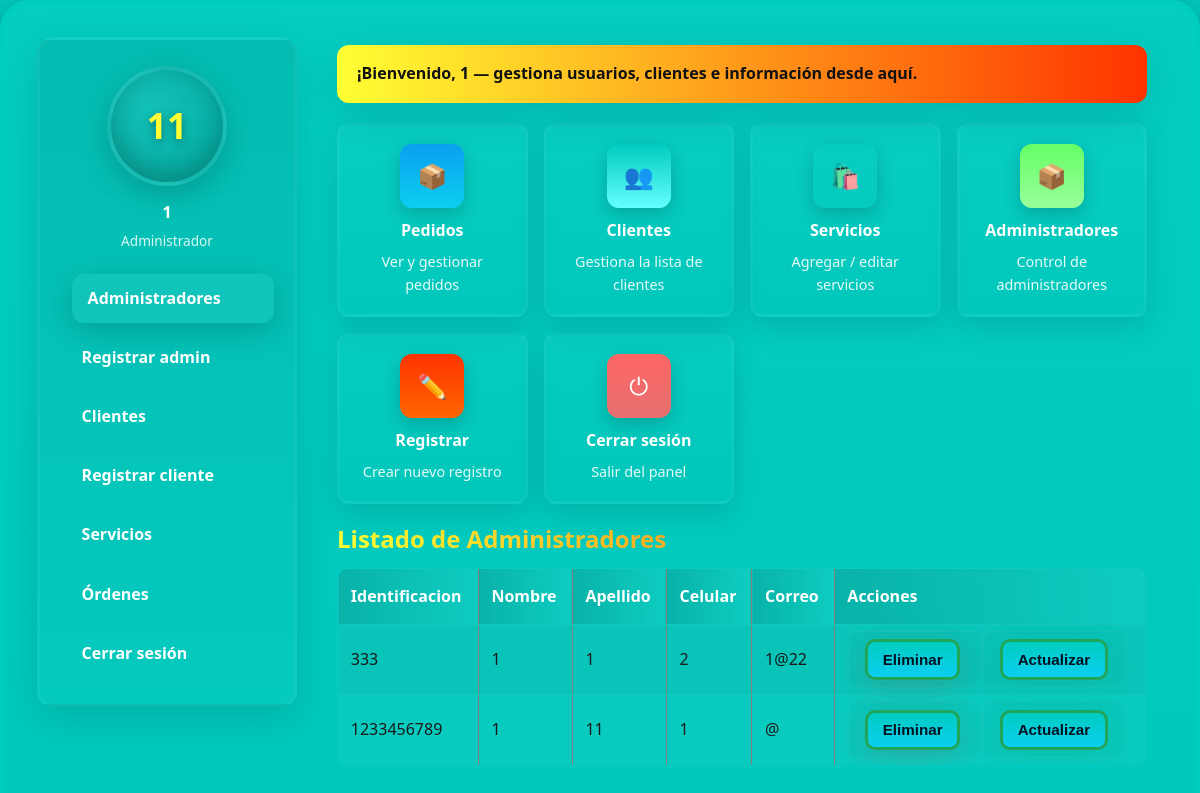
Page /vista/dashboard_admin.php?page=admins (signed in) on the committed database.
### tables this page shows
CREATE TABLE `administrador` (
  `Identificacion` int(10) NOT NULL,
  `Nombre` int(10) NOT NULL,
  `Apellido` varchar(50) NOT NULL,
  `CargaEmpresarial` varchar(50) NOT NULL,
  `Direccion` varchar(50) NOT NULL,
  `Celular` int(10) NOT NULL,
  `FechaNacimiento` date NOT NULL,
  `CorreoElectronico` varchar(50) NOT NULL,
  `Clave` int(10) NOT NULL
);

### modelo/Administrador.php (called while the page is built, shortened)
<?php
require_once("../controlador/db.php");
class Administrador {
    private $conexion;
    public function __construct(){
        $database = new Database();
        $this->conexion = $database->getConnect();
    }
    public function read($Identificacion)
    {
        if($Identificacion != NULL){
            $sql = "SELECT * FROM Administrador WHERE Identificacion = :Identificacion";
            $stmt = $this->conexion->prepare($sql);
            $stmt->bindParam(':Identificacion', $Identificacion);
            $stmt->execute();
            return $stmt->fetchAll(\PDO::FETCH_ASSOC);
        } else {
            $sql = "SELECT * FROM Administrador";
            $stmt = $this->conexion->prepare($sql);
            $stmt->execute();
            return $stmt->fetchAll(\PDO::FETCH_ASSOC);
        }
    }
}
?>

### controlador/db.php (called while the page is built, shortened)
<?php
class Database{
private $host="127.0.0.1";
private $dbname="eventosyekari";
private $username="root";
private $password="";
public function getConnect(){
    $this->conn = null;
    try {
        $this->conn = new PDO(
            "mysql:host=". $this->host. ";dbname=". $this->dbname,
            $this->username,
            $this->password
        );
        $this->conn->setAttribute(PDO::ATTR_ERRMODE,PDO::ERRMODE_EXCEPTION);
    }catch(PDOException $exception){
        echo"error de conexion:". $exception->getMessage();
    }
         return $this->conn;
}
}
 ?>

### controlador/AdministradorControlador.php (called while the page is built, shortened)
<?php
require_once('../modelo/administrador.php');
class AdministradorControlador {
    public function listarAdministrador() {
        $Administrador = new Administrador();
        return $Administrador->read(NULL);
    }
}
?>

### vista/admin_parts/list_administradores.php (the view, shortened to what this page needs)
<?php
require_once(__DIR__ . '/../../controlador/AdministradorControlador.php');
$AdministradorControlador = new AdministradorControlador();
$Administradores = $AdministradorControlador->listarAdministrador();
?>
<h2>Listado de Administradores</h2>
<table border="1" cellpadding="6" cellspacing="0">
<tr>
  <th>Identificacion</th>
  <th>Nombre</th>
  <th>Apellido</th>
  <th>Celular</th>
  <th>Correo</th>
  <th>Acciones</th>
</tr>
<?php foreach($Administradores as $Administrador): ?>
<tr>
  <td><?php echo htmlspecialchars($Administrador['Identificacion']); ?></td>
  <td><?php echo htmlspecialchars($Administrador['Nombre']); ?></td>
  <td><?php echo htmlspecialchars($Administrador['Apellido']); ?></td>
  <td><?php echo htmlspecialchars($Administrador['Celular']); ?></td>
  <td><?php echo htmlspecialchars($Administrador['CorreoElectronico']); ?></td>
  <td>
    <form action="../controlador/AdministradorControlador.php" method="post" style="display:inline">
      <input type="submit" value="Eliminar" class="admin-btn admin-btn-danger" onclick="return confirm('¿Eliminar administrador?')">
    </form>
    <form action="dashboard_admin.php" method="get" style="display:inline">
      <input type="submit" value="Actualizar" class="admin-btn admin-btn-primary">
    </form>
  </td>
</tr>
<?php endforeach; ?>
</table>

### public/css/theme.css (style rules this page uses)
* { margin: 0; padding: 0; box-sizing: border-box; }
:root { --color-red: #ff6666; --color-orange: #ff3300; --color-orange-bright: #ff6600; --color-yellow: #ffff33; --color-green: #66ff66; --color-cyan: #00ccc0; --color-blue: #099ff0; --color-blue-light: #0ccff0; --color-blue-sky: #0fff33; --color-green-light: #99ff99; --color-green-cta: #1fa65a; --color-cyan-light: #66ffff; --color-cyan-bright: #66ff00; }
body { font-family: "Segoe UI", Tahoma, Geneva, Verdana, sans-serif; line-height: 1.6; background: var(--color-cyan); color: #1a1a1a; overflow-x: hidden; }
#admin-content form { max-width:900px; }
#admin-content .admin-btn { font-size:0.95rem; padding:0.6rem 0.9rem; }
#admin-content table { width: 100%; border-collapse: collapse; margin-bottom: 1rem; background: rgba(255,255,255,0.03); border-radius: 10px; overflow: hidden; }
#admin-content th, #admin-content td { padding: 0.9rem 0.8rem; text-align: left; border-bottom: 1px solid rgba(255,255,255,0.04); }
#admin-content th { background: linear-gradient(90deg, rgba(0,0,0,0.12), rgba(255,255,255,0.02)); color: #fff; font-weight: 800; }
#admin-content tr:nth-child(even) td { background: rgba(0,0,0,0.03); }
#admin-content form { background: rgba(0,0,0,0.02); padding: 1rem; border-radius: 10px; border: 2px solid rgba(255,255,255,0.03); margin-bottom: 1rem; }
#admin-content input[type="submit"], #admin-content .btn-primary, #admin-content .btn-danger { cursor:pointer; }
#admin-content h1, #admin-content h2, #admin-content h3 { font-family: 'Poppins', 'Segoe UI', 'Helvetica Neue', Arial, sans-serif; font-weight: 800; margin-bottom: 0.6rem; background: linear-gradient(90deg, var(--color-yellow), var(--color-orange)); -webkit-background-clip: text; background-clip: text; -webkit-text-fill-color: transparent; }
.admin-btn { display:inline-block; padding: 0.55rem 0.9rem; border-radius: 10px; font-weight:800; border: 3px solid transparent; transition: all 0.18s ease; }
.admin-btn-primary { background: linear-gradient(180deg, var(--color-cyan) 0%, var(--color-blue-light) 100%); color: #012; border-color: var(--color-green-cta); box-shadow: 0 8px 30px rgba(31,166,90,0.12); }
.admin-btn-danger { background: linear-gradient(180deg, #ff5b5b 0%, #ff2121 100%); color: #fff; border-color: var(--color-red); box-shadow: 0 8px 30px rgba(255,0,0,0.12); }
#admin-content input[type="submit"] { padding: 0.55rem 0.9rem; border-radius: 10px; font-weight:800; border: 3px solid var(--color-green-cta); background: linear-gradient(180deg, var(--color-cyan) 0%, var(--color-blue-light) 100%); color: #012; }

### rows in the picture
administrador: Identificacion "333", Nombre "1", Apellido "1", Celular "2", CorreoElectronico "1@22"
administrador: Identificacion "1233456789", Nombre "1", Apellido "11", Celular "1", CorreoElectronico "@"

### other values in the picture
$initials "11"
$_SESSION['Nombre'] "1"
